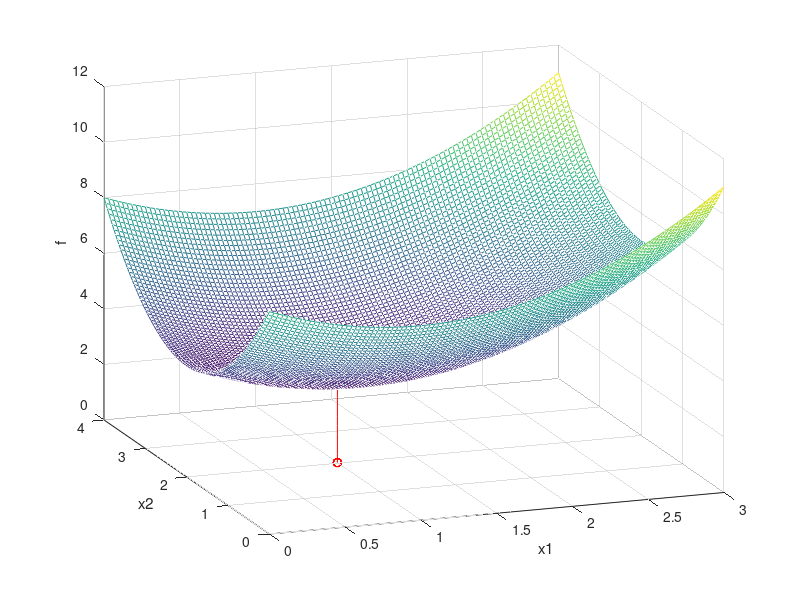

Write MATLAB code to recreate this figure.
%Finn Haugen (finn@techteach.no)
%21.2 2018
%----------------------------------------------------------
disp('-------------------')
disp('Grid search method to solve an')
disp('optimization problem:')
disp('min_x f(x)')
disp('s.t.')
disp('model: f=(x1-p1)^2+(x2-p2)^2+p3')
disp('params: p1 = 1, p2 = 2, p3 = 3')
disp('constraints:')
disp('0 <= x1 <= 3')
disp('0 <= x2 <= 4')
% disp('x2 >= x1+1')
%----------------------------------------------------------
clear all 
close all 
format compact

%Model parameters:
p1 = 1;
p2 = 2;
p3 = 3;
%Initialization:
x1_min=0;x1_max=3;N_x1=100;
x1_array=linspace(x1_min,x1_max,N_x1);

x2_min=0;x2_max=4;N_x2=100;
x2_array=linspace(x2_min,x2_max,N_x2);

f_min=inf;
x1_opt=-inf;
x2_opt=-inf;

tic;

for k_x1=1:length(x1_array)
    x1=x1_array(k_x1);

    for k_x2=1:length(x2_array)
        x2=x2_array(k_x2);

        %Objective function:
        f=(x1-p1)^2+(x2-p2)^2+p3;

%         %Constraint:
%         if x2 < x1+2,
%              f=inf;
%         end

        %Improving the previous solution:
         if f <= f_min,
             f_min=f;
             x1_opt=x1;
             x2_opt=x2;
         end

         %Storing objective function values for later plotting:
         f_matrix(k_x1,k_x2)=f;

    end
end

%--------------------------------------------------
%Finding the optimal solution:

disp('-------------------')
disp('Optimal solution:')

f_min
x1_opt
x2_opt

%--------------------------------------------------
%Calculation of execution times:

disp('-------------------')
disp('Execution times of running the nested for-loops:')

dt_elapsed_if=toc
dt_elapsed_per_cycle_if=toc/(N_x1*N_x2)
N_tot=N_x1*N_x2

%--------------------------------------------------
%3D plot of the objective function:

h=figure; %Getting figure handle
fig_posleft=8;fig_posbottom=1.5;fig_width=18;fig_height=16;
fig_pos_size_1=[fig_posleft,fig_posbottom,fig_width,fig_height];

set(gcf,'Units','centimeters','Position',fig_pos_size_1);
figtext='Optim plot';
set(gcf,'Name',figtext,'NumberTitle','on')

mesh(x1_array,x2_array,f_matrix');

azimut=-20;elevation=20;
view(azimut,elevation);
xlabel('x1')
ylabel('x2')
zlabel('f')

%Plotting a vertical line of the optimal solution:
N_line=10;
line_x1=linspace(x1_opt,x1_opt,N_line); 
line_x2=linspace(x2_opt,x2_opt,N_line); 
line_f=linspace(0,f_min,N_line);
point1_f=linspace(f_min,f_min,N_line);
point2_f=linspace(0,0,N_line);

hold on
plot3(line_x1,line_x2,point1_f,'*r',...
    line_x1,line_x2,point2_f,'or',...
    line_x1,line_x2,line_f,'r');
hold off

%Saving the plot as a PDF file:
%saveas(h,'fig1','pdf')

return

%--------------------------------------------------
%Testing the result by applying positive and negative
%perturbations to the optimal solution (not caring about
%the constraints here):
disp('-------------------')
disp('Perturbation test for optimality:')
disp('(The test may fail if optim solution is on a constraint.)')

pert_x1=0
pert_x2=0
x1=x1_optim+pert_x1;
x2=x2_optim+pert_x2;
x1_pert=x1
x2_pert=x2
f_pert=(x1-p1)^2+(x2-p2)^2+p3
f_min
is_constraint_satisfied=(x2 > x1+1)
